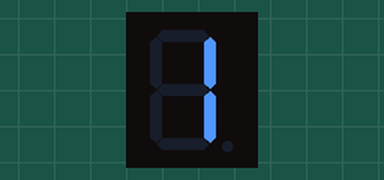
This sketch was run on a simulated Arduino Uno, built with avr-gcc and run on an emulated ATmega328P. On the bench: 1-digit seven-segment display. Wiring (inferred from the names in the program): 1-digit 7-segment display, segments lit when HIGH: segments pin 12, pin 13, pin 7, pin 8, pin 9, pin 11, pin 10, pin 6. The segment pins are drawn as the display they are named for.

Above: at 0.1 s.
At 1.1 s:
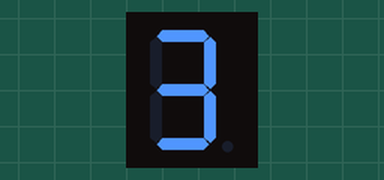
At 2.1 s:
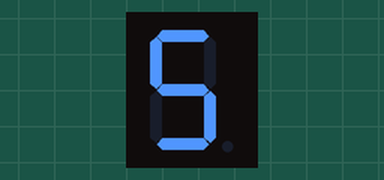
At 3.1 s:
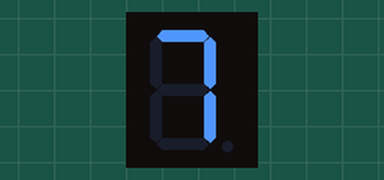
At 4.1 s:
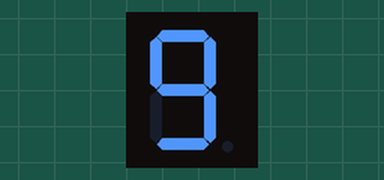

Measured:
- by itself, everything shown: repeats every 5.0 s, in 5 steps
- what the display in image 1 shows lasts 1.0 s, from 1.0 s to 2.0 s

The sketch:

lab7_zad2.1.ino
```cpp
#define E 9
#define D 8
#define C 7
#define DP 6
#define B 13
#define A 12
#define F 11
#define G 10

void setup()
{
  pinMode(A, OUTPUT);
  pinMode(B, OUTPUT);
  pinMode(C, OUTPUT);
  pinMode(D, OUTPUT);
  pinMode(E, OUTPUT);
  pinMode(F, OUTPUT);
  pinMode(G, OUTPUT);
  pinMode(DP, OUTPUT);
}

void loop() {
  light_1();
  delay(1000);
  light_3();
  delay(1000);
  light_5();
  delay(1000);
  light_7();
  delay(1000);
  light_9();
  delay(1000);
}

void light_1(){
  digitalWrite(A, LOW);
  digitalWrite(B, HIGH);
  digitalWrite(C, HIGH);
  digitalWrite(D, LOW);
  digitalWrite(E, LOW);
  digitalWrite(F, LOW);
  digitalWrite(G, LOW);
  digitalWrite(DP, LOW);
}

void light_3(){
  digitalWrite(A, HIGH);
  digitalWrite(B, HIGH);
  digitalWrite(C, HIGH);
  digitalWrite(D, HIGH);
  digitalWrite(E, LOW);
  digitalWrite(F, LOW);
  digitalWrite(G, HIGH);
  digitalWrite(DP, LOW);
}

void light_5(){
  digitalWrite(A, HIGH);
  digitalWrite(B, LOW);
  digitalWrite(C, HIGH);
  digitalWrite(D, HIGH);
  digitalWrite(E, LOW);
  digitalWrite(F, HIGH);
  digitalWrite(G, HIGH);
  digitalWrite(DP, LOW);
}

void light_7(){
  digitalWrite(A, HIGH);
  digitalWrite(B, HIGH);
  digitalWrite(C, HIGH);
  digitalWrite(D, LOW);
  digitalWrite(E, LOW);
  digitalWrite(F, LOW);
  digitalWrite(G, LOW);
  digitalWrite(DP, LOW);
}

void light_9(){
  digitalWrite(A, HIGH);
  digitalWrite(B, HIGH);
  digitalWrite(C, HIGH);
  digitalWrite(D, HIGH);
  digitalWrite(E, LOW);
  digitalWrite(F, HIGH);
  digitalWrite(G, HIGH);
  digitalWrite(DP, LOW);
}
```
